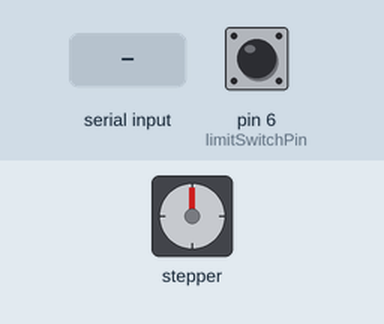
Recording of a sketch running on a simulated Arduino Uno, built with avr-gcc and run on an emulated ATmega328P. On the bench: stepper motor. Inputs (shaded band) come from the test bench; at power-on: pin 6 (limitSwitchPin) HIGH. Stepper angles assume 2048 steps per turn.

Above: at 1.2 s.
1.3 s: "f" received over Serial
At 1.75 s:
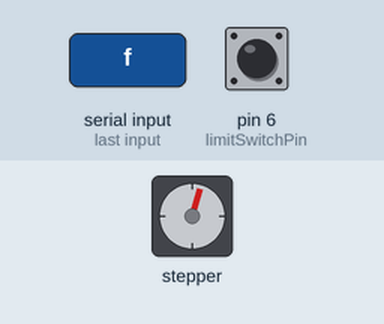
4.3 s: pin 6 (limitSwitchPin) pulled LOW for 0.15 s
At 4.3 s:
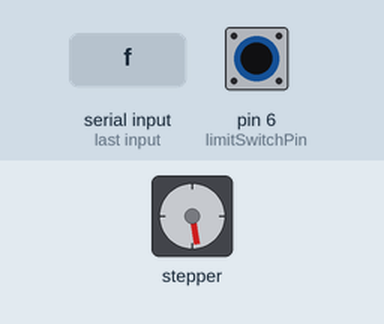
5.9 s: "b" received over Serial
At 6.36 s:
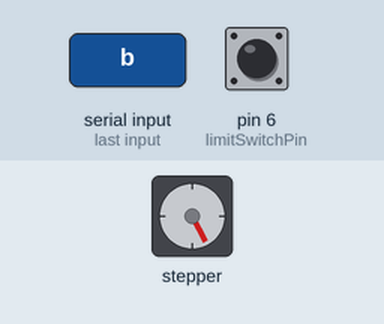
8.9 s: pin 6 (limitSwitchPin) pulled LOW for 1 s
At 8.9 s:
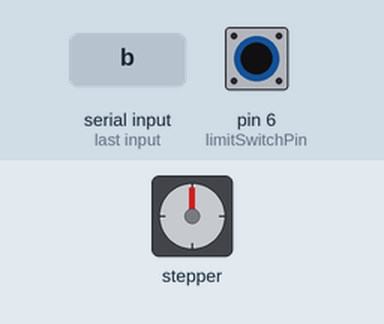
11.4 s: "f" received over Serial
At 12.17 s:
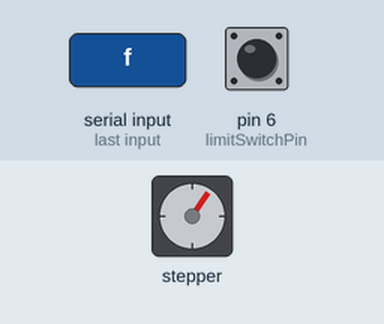
14.4 s: pin 6 (limitSwitchPin) pulled LOW for 3.2 s
At 14.4 s:
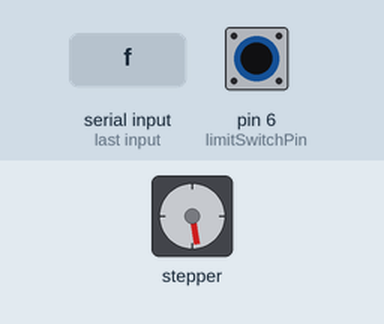
Timing chart, 0 to 17.4 s (numbered marks = the images above; inputs shaded):
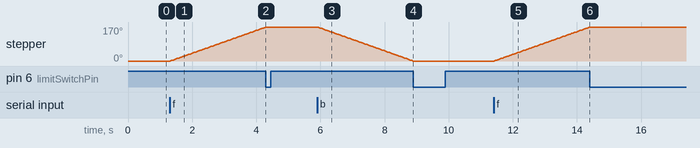

Measured:
- after the input at 1.3 s, stepper: keeps turning clockwise at about 57°/s, starting at once
- after the input at 4.3 s, stepper: stops changing and stays 170°
- after the input at 5.9 s, stepper: keeps turning counter-clockwise at about 57°/s, starting at once
- after the input at 8.9 s, stepper: stops changing and stays 0°
- after the input at 11.4 s, stepper: keeps turning clockwise at about 57°/s, starting at once
- after the input at 14.4 s, stepper: stops changing and stays 170°

The sketch:

28BYJ_48_motor.ino
```cpp
#include <Arduino.h>
#include <Stepper.h>

// Accepts a command via serial to rotate the stepper motor.
// If limit switch is pressed then rotation will stop immediately.
// Setup: RP2040, 28BYJ-48, 5v limit switch, breadboard, external power supply 5v 2A

// Constants for the stepper motor
const int stepsPerRevolution = 2048; // Adjust if necessary

// Pin assignments
const int in1Pin = 2;
const int in2Pin = 3;
const int in3Pin = 4;
const int in4Pin = 5;
const int limitSwitchPin = 6;

// Initialize the stepper library
Stepper myStepper(stepsPerRevolution, in1Pin, in3Pin, in2Pin, in4Pin);

// Variables to control motor direction and state
char currentCommand = ' ';
bool motorRunning = false;

void setup() {
  // Set up the stepper motor speed
  myStepper.setSpeed(10); // Adjust speed as needed

  // Set the limit switch pin as input with a pull-up resistor
  pinMode(limitSwitchPin, INPUT_PULLUP);

  // Initialize Serial communication
  Serial.begin(9600);
}

void loop() {
  // Check if there is a new command from the serial port
  if (Serial.available() > 0) {
    char command = Serial.read();

    if (command == 'f' || command == 'b') {
      currentCommand = command;
      motorRunning = true;
    }
  }

  // Check if the limit switch is pressed
  if (digitalRead(limitSwitchPin) == LOW) {
    motorRunning = false;
  }

  // Control the motor based on the current command and limit switch state
  if (motorRunning) {
    if (currentCommand == 'f') {
      myStepper.step(1);  // Move the motor one step forward
    } else if (currentCommand == 'b') {
      myStepper.step(-1); // Move the motor one step backward
    }
  }
}
```
